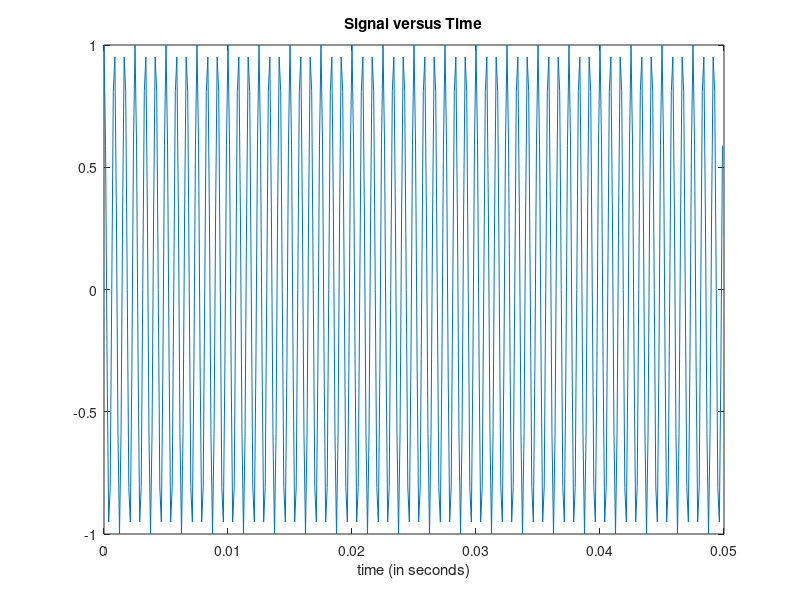

Recreate this plot in MATLAB. (Note: this script raises an error after producing the figure.)
%% Time specifications:
Fs = 8000;                   % samples per second
dt = 1/Fs;                   % seconds per sample
StopTime = 0.05;             % seconds
t = (0:dt:StopTime-dt)';     % seconds
%% Sine wave:
Fc = 1200;                   % hertz
x = cos(2*pi*Fc*t);
% Plot the signal versus time:
figure;
plot(t,x);
xlabel('time (in seconds)');
title('Signal versus Time');

%% Spectrogram
% Defaults to hamming window
% See: https://www.mathworks.com/help/signal/ref/spectrogram.html
figure;
spectrogram(x)

%% Example
figure;
% Divide the signal into sections of length 128, windowed with a Hamming window.
window = 128; % Samples
% Specify 120 samples of overlap between adjoining sections. 50% is a good
% starting point
overlap = 128 * .5; 

% FFT length
% Longer the length => more frequency bins
f = 256;

% Sample rate is the number of samples per unit time. If the unit of time 
% is seconds, then the sample rate is in Hz
fs = Fs; % sample rate decided earlier

spectrogram(x,window,overlap,f,fs)
